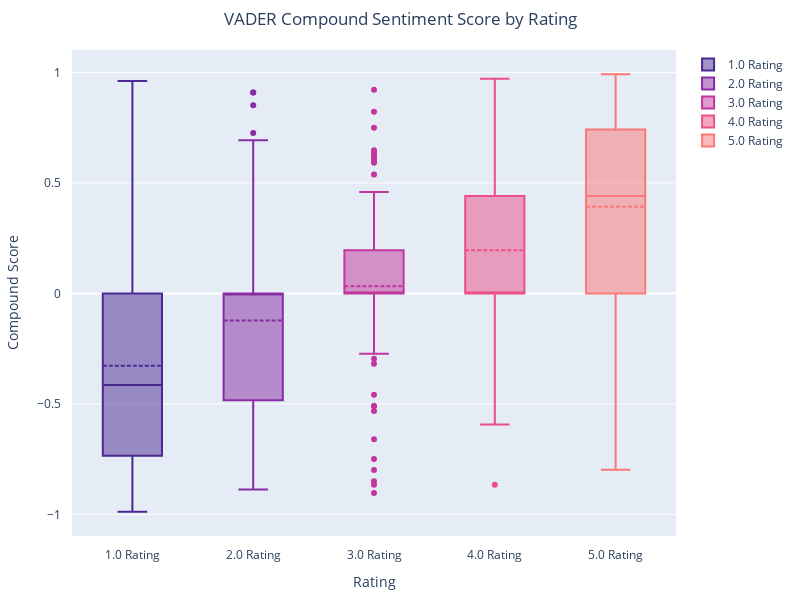

Notebook code cell kept with this figure:
### Code cell
fig1 = go.Figure()

colors = px.colors.sequential.Agsunset[:5]
ratings = sorted(reviews['rating'].unique())


for i, rating in enumerate(ratings):
    data = reviews[ reviews['rating'] == rating]['vader_compound']

    fig1.add_trace(go.Box(
        y=data,
        name=f'{rating} Rating',
        marker=dict(color=colors[i]),
        boxmean=True
    ))

fig1.update_layout(
    width=800, height=600,
    title={'text':'VADER Compound Sentiment Score by Rating', 'x': 0.5},
    xaxis=dict(
        title='Rating',
        ticklabelstandoff=10
    ),
    yaxis=dict(
        title='Compound Score',
        ticklabelstandoff=10
    ),
    margin=dict(t=50, b=50, l=50, r=50)
)

fig1.show()

### Figure 1 — Plotly figure (JSON) as saved in the notebook; plotly's stock layout.template omitted (floating-point values rounded to 4 significant figures; data arrays with more than 128 entries replaced by an {"elided": "..."} marker saying what was removed)
{"data": [{"boxmean": true, "marker": {"color": "rgb(75, 41, 145)"}, "name": "1.0 Rating", "type": "box", "y": {"elided": "387 float values"}}, {"boxmean": true, "marker": {"color": "rgb(135, 44, 162)"}, "name": "2.0 Rating", "type": "box", "y": [-0.8506, -0.5408, -0.3353, -0.8871, -0.7161, -0.6871, 0.2846, 0.7263, 0.9091, -0.7942, 0.6808, -0.2895, 0.2585, -0.484, -0.7841, 0.5719, -0.5795, -0.3252, 0.3612, -0.1531, 0.0, 0.0, 0.0516, 0.0, -0.3412, 0.0, -0.6249, -0.1877, -0.6246, 0.0, -0.6808, -0.296, 0.0, 0.0, 0.0, 0.0, 0.0, 0.0, 0.0, 0.0, 0.0, 0.0, 0.0, 0.0, 0.0, 0.0, 0.6927, -0.6901, 0.9095, 0.2441, -0.802, 0.2023, -0.4199, -0.128, -0.7906, -0.7645, 0.0, -0.765, 0.0, 0.0, 0.0, -0.5423, 0.0, 0.0, 0.0, 0.0, 0.0, -0.5393, -0.7184, 0.8517, 0.444, 0.4767, -0.34, -0.3713, -0.1149, 0.0, -0.5096, 0.0, 0.0, 0.0, 0.0, 0.0]}, {"boxmean": true, "marker": {"color": "rgb(192, 54, 157)"}, "name": "3.0 Rating", "type": "box", "y": [-0.7498, -0.8496, 0.5994, -0.9035, -0.7994, 0.0, 0.8225, -0.5318, -0.2584, 0.5911, 0.6478, 0.2263, -0.4588, -0.3182, 0.0, 0.0, -0.2732, -0.128, -0.1406, -0.1027, -0.2732, 0.3612, 0.6124, 0.7501, 0.2263, 0.0, 0.4215, 0.0, -0.5096, -0.296, 0.0, 0.6369, -0.1027, -0.5096, 0.296, 0.296, 0.4404, 0.296, 0.0, 0.4588, 0.0, 0.0, 0.6249, 0.6083, 0.296, 0.4215, 0.0, 0.0, 0.0, 0.0, 0.0, 0.0, 0.0, 0.0, 0.0, 0.0, 0.0, 0.0, 0.0, 0.0, 0.0, 0.0, 0.0, 0.0, 0.0, 0.0, 0.0, 0.0, 0.0, 0.0, 0.0, 0.0, 0.0, 0.0, -0.6595, 0.3612, 0.0, -0.1531, 0.0, 0.0, 0.0, 0.0, 0.0, 0.0, 0.0, -0.2023, -0.8658, 0.5382, 0.9213, 0.1957, 0.2846, 0.0, 0.0772, 0.4404, 0.0, 0.0, 0.0, 0.0, 0.0, 0.0, 0.0, 0.0]}, {"boxmean": true, "marker": {"color": "rgb(234, 79, 136)"}, "name": "4.0 Rating", "type": "box", "y": {"elided": "195 float values"}}, {"boxmean": true, "marker": {"color": "rgb(250, 120, 118)"}, "name": "5.0 Rating", "type": "box", "y": {"elided": "500 float values"}}], "layout": {"height": 600, "margin": {"b": 50, "l": 50, "r": 50, "t": 50}, "title": {"text": "VADER Compound Sentiment Score by Rating", "x": 0.5}, "width": 800, "xaxis": {"ticklabelstandoff": 10, "title": {"text": "Rating"}}, "yaxis": {"ticklabelstandoff": 10, "title": {"text": "Compound Score"}}}}
